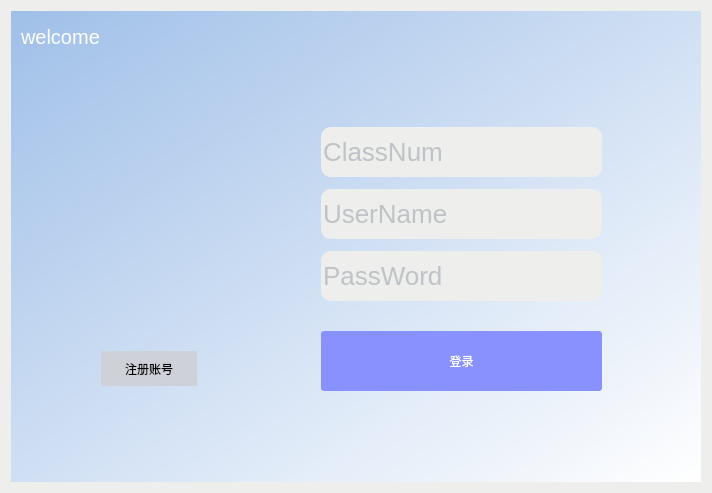
<?xml version="1.0" encoding="UTF-8"?>
<ui version="4.0">
 <class>loginWeight</class>
 <widget class="QWidget" name="loginWeight">
  <property name="geometry">
   <rect>
    <x>0</x>
    <y>0</y>
    <width>712</width>
    <height>493</height>
   </rect>
  </property>
  <property name="palette">
   <palette>
    <active>
     <colorrole role="WindowText">
      <brush brushstyle="SolidPattern">
       <color alpha="255">
        <red>0</red>
        <green>0</green>
        <blue>0</blue>
       </color>
      </brush>
     </colorrole>
     <colorrole role="Button">
      <brush brushstyle="SolidPattern">
       <color alpha="255">
        <red>238</red>
        <green>238</green>
        <blue>236</blue>
       </color>
      </brush>
     </colorrole>
     <colorrole role="Light">
      <brush brushstyle="SolidPattern">
       <color alpha="255">
        <red>255</red>
        <green>255</green>
        <blue>255</blue>
       </color>
      </brush>
     </colorrole>
     <colorrole role="Midlight">
      <brush brushstyle="SolidPattern">
       <color alpha="255">
        <red>246</red>
        <green>246</green>
        <blue>245</blue>
       </color>
      </brush>
     </colorrole>
     <colorrole role="Dark">
      <brush brushstyle="SolidPattern">
       <color alpha="255">
        <red>119</red>
        <green>119</green>
        <blue>118</blue>
       </color>
      </brush>
     </colorrole>
     <colorrole role="Mid">
      <brush brushstyle="SolidPattern">
       <color alpha="255">
        <red>159</red>
        <green>159</green>
        <blue>157</blue>
       </color>
      </brush>
     </colorrole>
     <colorrole role="Text">
      <brush brushstyle="SolidPattern">
       <color alpha="255">
        <red>0</red>
        <green>0</green>
        <blue>0</blue>
       </color>
      </brush>
     </colorrole>
     <colorrole role="BrightText">
      <brush brushstyle="SolidPattern">
       <color alpha="255">
        <red>255</red>
        <green>255</green>
        <blue>255</blue>
       </color>
      </brush>
     </colorrole>
     <colorrole role="ButtonText">
      <brush brushstyle="SolidPattern">
       <color alpha="255">
        <red>0</red>
        <green>0</green>
        <blue>0</blue>
       </color>
      </brush>
     </colorrole>
     <colorrole role="Base">
      <brush brushstyle="SolidPattern">
       <color alpha="255">
        <red>255</red>
        <green>255</green>
        <blue>255</blue>
       </color>
      </brush>
     </colorrole>
     <colorrole role="Window">
      <brush brushstyle="SolidPattern">
       <color alpha="255">
        <red>238</red>
        <green>238</green>
        <blue>236</blue>
       </color>
      </brush>
     </colorrole>
     <colorrole role="Shadow">
      <brush brushstyle="SolidPattern">
       <color alpha="255">
        <red>0</red>
        <green>0</green>
        <blue>0</blue>
       </color>
      </brush>
     </colorrole>
     <colorrole role="AlternateBase">
      <brush brushstyle="SolidPattern">
       <color alpha="255">
        <red>246</red>
        <green>246</green>
        <blue>245</blue>
       </color>
      </brush>
     </colorrole>
     <colorrole role="ToolTipBase">
      <brush brushstyle="SolidPattern">
       <color alpha="255">
        <red>255</red>
        <green>255</green>
        <blue>220</blue>
       </color>
      </brush>
     </colorrole>
     <colorrole role="ToolTipText">
      <brush brushstyle="SolidPattern">
       <color alpha="255">
        <red>0</red>
        <green>0</green>
        <blue>0</blue>
       </color>
      </brush>
     </colorrole>
     <colorrole role="PlaceholderText">
      <brush brushstyle="SolidPattern">
       <color alpha="128">
        <red>0</red>
        <green>0</green>
        <blue>0</blue>
       </color>
      </brush>
     </colorrole>
    </active>
    <inactive>
     <colorrole role="WindowText">
      <brush brushstyle="SolidPattern">
       <color alpha="255">
        <red>0</red>
        <green>0</green>
        <blue>0</blue>
       </color>
      </brush>
     </colorrole>
     <colorrole role="Button">
      <brush brushstyle="SolidPattern">
       <color alpha="255">
        <red>238</red>
        <green>238</green>
        <blue>236</blue>
       </color>
      </brush>
     </colorrole>
     <colorrole role="Light">
      <brush brushstyle="SolidPattern">
       <color alpha="255">
        <red>255</red>
        <green>255</green>
        <blue>255</blue>
       </color>
      </brush>
     </colorrole>
     <colorrole role="Midlight">
      <brush brushstyle="SolidPattern">
       <color alpha="255">
        <red>246</red>
        <green>246</green>
        <blue>245</blue>
       </color>
      </brush>
     </colorrole>
     <colorrole role="Dark">
      <brush brushstyle="SolidPattern">
       <color alpha="255">
        <red>119</red>
        <green>119</green>
        <blue>118</blue>
       </color>
      </brush>
     </colorrole>
     <colorrole role="Mid">
      <brush brushstyle="SolidPattern">
       <color alpha="255">
        <red>159</red>
        <green>159</green>
        <blue>157</blue>
       </color>
      </brush>
     </colorrole>
     <colorrole role="Text">
      <brush brushstyle="SolidPattern">
       <color alpha="255">
        <red>0</red>
        <green>0</green>
        <blue>0</blue>
       </color>
      </brush>
     </colorrole>
     <colorrole role="BrightText">
      <brush brushstyle="SolidPattern">
       <color alpha="255">
        <red>255</red>
        <green>255</green>
        <blue>255</blue>
       </color>
      </brush>
     </colorrole>
     <colorrole role="ButtonText">
      <brush brushstyle="SolidPattern">
       <color alpha="255">
        <red>0</red>
        <green>0</green>
        <blue>0</blue>
       </color>
      </brush>
     </colorrole>
     <colorrole role="Base">
      <brush brushstyle="SolidPattern">
       <color alpha="255">
        <red>255</red>
        <green>255</green>
        <blue>255</blue>
       </color>
      </brush>
     </colorrole>
     <colorrole role="Window">
      <brush brushstyle="SolidPattern">
       <color alpha="255">
        <red>238</red>
        <green>238</green>
        <blue>236</blue>
       </color>
      </brush>
     </colorrole>
     <colorrole role="Shadow">
      <brush brushstyle="SolidPattern">
       <color alpha="255">
        <red>0</red>
        <green>0</green>
        <blue>0</blue>
       </color>
      </brush>
     </colorrole>
     <colorrole role="AlternateBase">
      <brush brushstyle="SolidPattern">
       <color alpha="255">
        <red>246</red>
        <green>246</green>
        <blue>245</blue>
       </color>
      </brush>
     </colorrole>
     <colorrole role="ToolTipBase">
      <brush brushstyle="SolidPattern">
       <color alpha="255">
        <red>255</red>
        <green>255</green>
        <blue>220</blue>
       </color>
      </brush>
     </colorrole>
     <colorrole role="ToolTipText">
      <brush brushstyle="SolidPattern">
       <color alpha="255">
        <red>0</red>
        <green>0</green>
        <blue>0</blue>
       </color>
      </brush>
     </colorrole>
     <colorrole role="PlaceholderText">
      <brush brushstyle="SolidPattern">
       <color alpha="128">
        <red>0</red>
        <green>0</green>
        <blue>0</blue>
       </color>
      </brush>
     </colorrole>
    </inactive>
    <disabled>
     <colorrole role="WindowText">
      <brush brushstyle="SolidPattern">
       <color alpha="255">
        <red>119</red>
        <green>119</green>
        <blue>118</blue>
       </color>
      </brush>
     </colorrole>
     <colorrole role="Button">
      <brush brushstyle="SolidPattern">
       <color alpha="255">
        <red>238</red>
        <green>238</green>
        <blue>236</blue>
       </color>
      </brush>
     </colorrole>
     <colorrole role="Light">
      <brush brushstyle="SolidPattern">
       <color alpha="255">
        <red>255</red>
        <green>255</green>
        <blue>255</blue>
       </color>
      </brush>
     </colorrole>
     <colorrole role="Midlight">
      <brush brushstyle="SolidPattern">
       <color alpha="255">
        <red>246</red>
        <green>246</green>
        <blue>245</blue>
       </color>
      </brush>
     </colorrole>
     <colorrole role="Dark">
      <brush brushstyle="SolidPattern">
       <color alpha="255">
        <red>119</red>
        <green>119</green>
        <blue>118</blue>
       </color>
      </brush>
     </colorrole>
     <colorrole role="Mid">
      <brush brushstyle="SolidPattern">
       <color alpha="255">
        <red>159</red>
        <green>159</green>
        <blue>157</blue>
       </color>
      </brush>
     </colorrole>
     <colorrole role="Text">
      <brush brushstyle="SolidPattern">
       <color alpha="255">
        <red>119</red>
        <green>119</green>
        <blue>118</blue>
       </color>
      </brush>
     </colorrole>
     <colorrole role="BrightText">
      <brush brushstyle="SolidPattern">
       <color alpha="255">
        <red>255</red>
        <green>255</green>
        <blue>255</blue>
       </color>
      </brush>
     </colorrole>
     <colorrole role="ButtonText">
      <brush brushstyle="SolidPattern">
       <color alpha="255">
        <red>119</red>
        <green>119</green>
        <blue>118</blue>
       </color>
      </brush>
     </colorrole>
     <colorrole role="Base">
      <brush brushstyle="SolidPattern">
       <color alpha="255">
        <red>238</red>
        <green>238</green>
        <blue>236</blue>
       </color>
      </brush>
     </colorrole>
     <colorrole role="Window">
      <brush brushstyle="SolidPattern">
       <color alpha="255">
        <red>238</red>
        <green>238</green>
        <blue>236</blue>
       </color>
      </brush>
     </colorrole>
     <colorrole role="Shadow">
      <brush brushstyle="SolidPattern">
       <color alpha="255">
        <red>0</red>
        <green>0</green>
        <blue>0</blue>
       </color>
      </brush>
     </colorrole>
     <colorrole role="AlternateBase">
      <brush brushstyle="SolidPattern">
       <color alpha="255">
        <red>238</red>
        <green>238</green>
        <blue>236</blue>
       </color>
      </brush>
     </colorrole>
     <colorrole role="ToolTipBase">
      <brush brushstyle="SolidPattern">
       <color alpha="255">
        <red>255</red>
        <green>255</green>
        <blue>220</blue>
       </color>
      </brush>
     </colorrole>
     <colorrole role="ToolTipText">
      <brush brushstyle="SolidPattern">
       <color alpha="255">
        <red>0</red>
        <green>0</green>
        <blue>0</blue>
       </color>
      </brush>
     </colorrole>
     <colorrole role="PlaceholderText">
      <brush brushstyle="SolidPattern">
       <color alpha="128">
        <red>0</red>
        <green>0</green>
        <blue>0</blue>
       </color>
      </brush>
     </colorrole>
    </disabled>
   </palette>
  </property>
  <property name="styleSheet">
   <string notr="true"/>
  </property>
  <layout class="QVBoxLayout" name="verticalLayout_2">
   <item>
    <widget class="QFrame" name="frame">
     <property name="styleSheet">
      <string notr="true">QWeight
{
font-size:15px;
}
QFrame{
border:sold 10px rgba(0,0,0);
	background:rgb(255, 255, 255);
font-size:15px;
font-style:MingLiU-ExtB;
	
	background-color: qlineargradient(spread:pad, x1:0, y1:0, x2:1, y2:1, stop:0 rgba(159, 191, 232, 253), stop:1 rgba(255, 255, 255, 255));
}
QLineEdit{
color:#8d98a1;
	
	background-color: rgb(238, 238, 236);
font-size:26px;
border-style:outset;
border-radius:10px;
font-style:MingLiU-ExtB;
}
QPushButton{
background:#ced1d8;
border-style:outset;
border-radius:20px;
font-style:MingLiU-ExtB;
}
QPushButton:pressed{
background-color:rgb(224,0,0);
border-style:inset;
font-style:MingLiU-ExtB;
}
QCheckBox{
background:rgba(85,170,255,0);
color:white;
font-style:MingLiU-ExtB;
}
QLabel{
background:rgba(85,170,255,0);
color:white;
font-style:MingLiU-ExtB;
font-size:20px;
}
</string>
     </property>
     <widget class="QPushButton" name="Login">
      <property name="geometry">
       <rect>
        <x>310</x>
        <y>320</y>
        <width>281</width>
        <height>60</height>
       </rect>
      </property>
      <property name="minimumSize">
       <size>
        <width>0</width>
        <height>60</height>
       </size>
      </property>
      <property name="styleSheet">
       <string notr="true">QPushButton { background-color: rgb(137, 145, 255); border-radius: 3px; color: rgb(255, 255, 255); }

 QPushButton:hover {background-color: rgb(237, 212, 0);}
</string>
      </property>
      <property name="text">
       <string>登录</string>
      </property>
     </widget>
     <widget class="QPushButton" name="registe">
      <property name="geometry">
       <rect>
        <x>90</x>
        <y>340</y>
        <width>96</width>
        <height>35</height>
       </rect>
      </property>
      <property name="styleSheet">
       <string notr="true"/>
      </property>
      <property name="text">
       <string>注册账号</string>
      </property>
     </widget>
     <widget class="QLabel" name="label">
      <property name="geometry">
       <rect>
        <x>70</x>
        <y>150</y>
        <width>141</width>
        <height>121</height>
       </rect>
      </property>
      <property name="text">
       <string/>
      </property>
      <property name="pixmap">
       <pixmap resource="resource.qrc">:/new/prefix1/icon/Chat.png</pixmap>
      </property>
      <property name="scaledContents">
       <bool>true</bool>
      </property>
     </widget>
     <widget class="QLabel" name="label_4">
      <property name="geometry">
       <rect>
        <x>10</x>
        <y>0</y>
        <width>191</width>
        <height>51</height>
       </rect>
      </property>
      <property name="styleSheet">
       <string notr="true">font: 20pt &quot;Ubuntu&quot;;</string>
      </property>
      <property name="text">
       <string>welcome </string>
      </property>
     </widget>
     <widget class="QWidget" name="layoutWidget">
      <property name="geometry">
       <rect>
        <x>310</x>
        <y>110</y>
        <width>281</width>
        <height>189</height>
       </rect>
      </property>
      <layout class="QVBoxLayout" name="verticalLayout">
       <item>
        <widget class="QLineEdit" name="ClassNum">
         <property name="sizePolicy">
          <sizepolicy hsizetype="Minimum" vsizetype="Fixed">
           <horstretch>0</horstretch>
           <verstretch>0</verstretch>
          </sizepolicy>
         </property>
         <property name="minimumSize">
          <size>
           <width>0</width>
           <height>50</height>
          </size>
         </property>
         <property name="baseSize">
          <size>
           <width>4</width>
           <height>0</height>
          </size>
         </property>
         <property name="font">
          <font>
           <pointsize>-1</pointsize>
          </font>
         </property>
         <property name="styleSheet">
          <string notr="true"/>
         </property>
         <property name="placeholderText">
          <string>ClassNum</string>
         </property>
        </widget>
       </item>
       <item>
        <widget class="QLineEdit" name="UserName">
         <property name="sizePolicy">
          <sizepolicy hsizetype="Minimum" vsizetype="Fixed">
           <horstretch>0</horstretch>
           <verstretch>0</verstretch>
          </sizepolicy>
         </property>
         <property name="minimumSize">
          <size>
           <width>0</width>
           <height>50</height>
          </size>
         </property>
         <property name="baseSize">
          <size>
           <width>4</width>
           <height>0</height>
          </size>
         </property>
         <property name="font">
          <font>
           <pointsize>-1</pointsize>
          </font>
         </property>
         <property name="styleSheet">
          <string notr="true"/>
         </property>
         <property name="placeholderText">
          <string>UserName</string>
         </property>
        </widget>
       </item>
       <item>
        <widget class="QLineEdit" name="Password">
         <property name="sizePolicy">
          <sizepolicy hsizetype="Minimum" vsizetype="Fixed">
           <horstretch>0</horstretch>
           <verstretch>0</verstretch>
          </sizepolicy>
         </property>
         <property name="minimumSize">
          <size>
           <width>0</width>
           <height>50</height>
          </size>
         </property>
         <property name="baseSize">
          <size>
           <width>4</width>
           <height>0</height>
          </size>
         </property>
         <property name="font">
          <font>
           <pointsize>-1</pointsize>
          </font>
         </property>
         <property name="styleSheet">
          <string notr="true"/>
         </property>
         <property name="placeholderText">
          <string>PassWord</string>
         </property>
        </widget>
       </item>
      </layout>
     </widget>
     <widget class="QWidget" name="layoutWidget">
      <property name="geometry">
       <rect>
        <x>230</x>
        <y>110</y>
        <width>202</width>
        <height>620</height>
       </rect>
      </property>
      <layout class="QVBoxLayout" name="verticalLayout_3">
       <item>
        <widget class="QLabel" name="label_5">
         <property name="text">
          <string/>
         </property>
         <property name="pixmap">
          <pixmap resource="resource.qrc">:/new/prefix1/icon/login_Account.png</pixmap>
         </property>
         <property name="scaledContents">
          <bool>true</bool>
         </property>
        </widget>
       </item>
       <item>
        <widget class="QLabel" name="label_3">
         <property name="text">
          <string/>
         </property>
         <property name="pixmap">
          <pixmap resource="resource.qrc">:/new/prefix1/icon/login_Account.png</pixmap>
         </property>
         <property name="scaledContents">
          <bool>true</bool>
         </property>
        </widget>
       </item>
       <item>
        <widget class="QLabel" name="label_2">
         <property name="text">
          <string/>
         </property>
         <property name="pixmap">
          <pixmap resource="resource.qrc">:/new/prefix1/icon/login_密码.png</pixmap>
         </property>
         <property name="scaledContents">
          <bool>true</bool>
         </property>
        </widget>
       </item>
      </layout>
     </widget>
    </widget>
   </item>
  </layout>
 </widget>
 <resources>
  <include location="resource.qrc"/>
 </resources>
 <connections/>
</ui>
